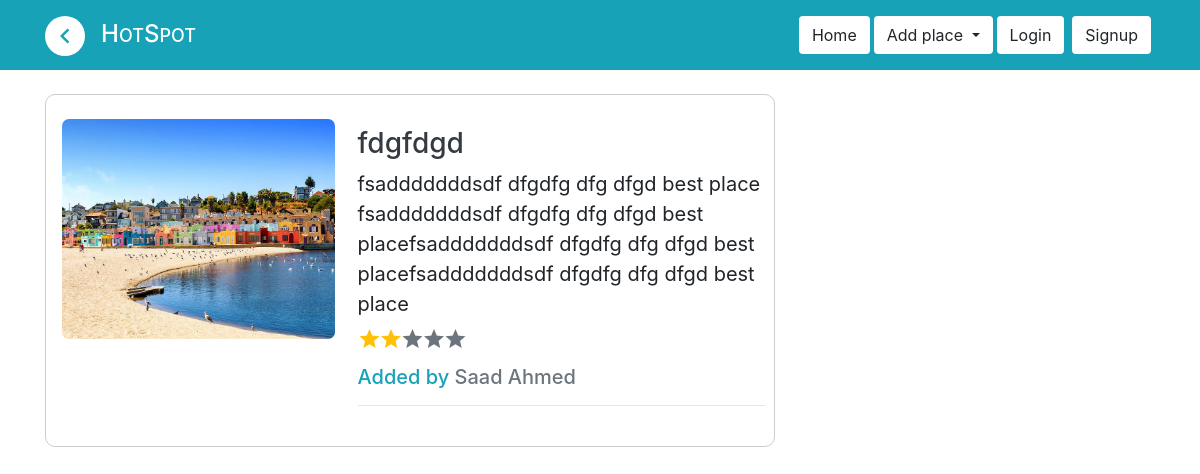
/place/9, run on the app's committed database.
### application/models.py (models this page shows)
class place_information(models.Model):
    place_image = models.ImageField(upload_to='photos')
    place_name = models.CharField(max_length=255)
    place_description = models.TextField()
    place_longitude = models.FloatField()
    place_latitude = models.FloatField()
    place_ratings = models.IntegerField()
    place_type = models.CharField(max_length=100)
    added_by = models.ForeignKey(User, on_delete=models.CASCADE, default=0)
    start_date_time = models.DateTimeField(null=True, blank=True)
    end_date_time = models.DateTimeField(null=True, blank=True)

### application/views.py (the view)
# urls.py: path('place/<id>', views.place, name="place"),
def place(request, id):
    focused_place = place_information.objects.get(id=id)
    context = {
        'place': focused_place
    }
    return render(request, 'place.html', context)

### templates/place.html (shortened to what this page needs)
{% load static %}
{% include 'inc/head.inc.html' %}
{% include 'inc/navbar.inc.html' %}
<body>
    <br>
    <div class="container">
        <div class="row">
            <div class="col-sm-8">
                <div class="p-3" style="border: solid 1px #cccccc; border-radius: 10px;">
                    <div class="row">
                        <div class="col-sm-5 py-2">
                            <img src="media/{{place.place_image}}" style="width: 100%; height:220px; border-radius: 7px;" alt="">
                        </div>
                        <div class="col-sm-7 p-2">
                            <h3 class="text-dark my-2">{{place.place_name}}</h3>
                            <p class="my-2" style="font-size:20px">{{place.place_description}}</p>
                            <div style="display: inline;" class="ratingParent my-2" id="single_rating">
                                <i class="material-icons text-secondary" style="margin-right: -7px;">star</i>
                                <i class="material-icons text-secondary" style="margin-right: -7px;">star</i>
                                <i class="material-icons text-secondary" style="margin-right: -7px;">star</i>
                                <i class="material-icons text-secondary" style="margin-right: -7px;">star</i>
                                <i class="material-icons text-secondary" style="margin-right: -7px;">star</i>
                            </div>
                            <div class="my-2">
                                <h5 class="text-info">Added by <span class="text-secondary">{{place.added_by.first_name}} {{place.added_by.last_name}}</span></h5>
                            </div>
                            <hr>
                        </div>
                    </div>
                </div>
            </div>
            <div class="col-sm-4">
            </div>
        </div>
    </div>
</body>
</html>

### data on the page
place_information: place_image (picture), place_name "fdgfdgd", place_description "fsadddddddsdf dfgdfg dfg dfgd best place fsadddddddsdf dfgdfg dfg dfgd best placefsadddddddsdf dfgdfg dfg dfgd best placefsadddddddsdf dfgdfg dfg dfgd best place", added_by.first_name "Saad", added_by.last_name "Ahmed"
